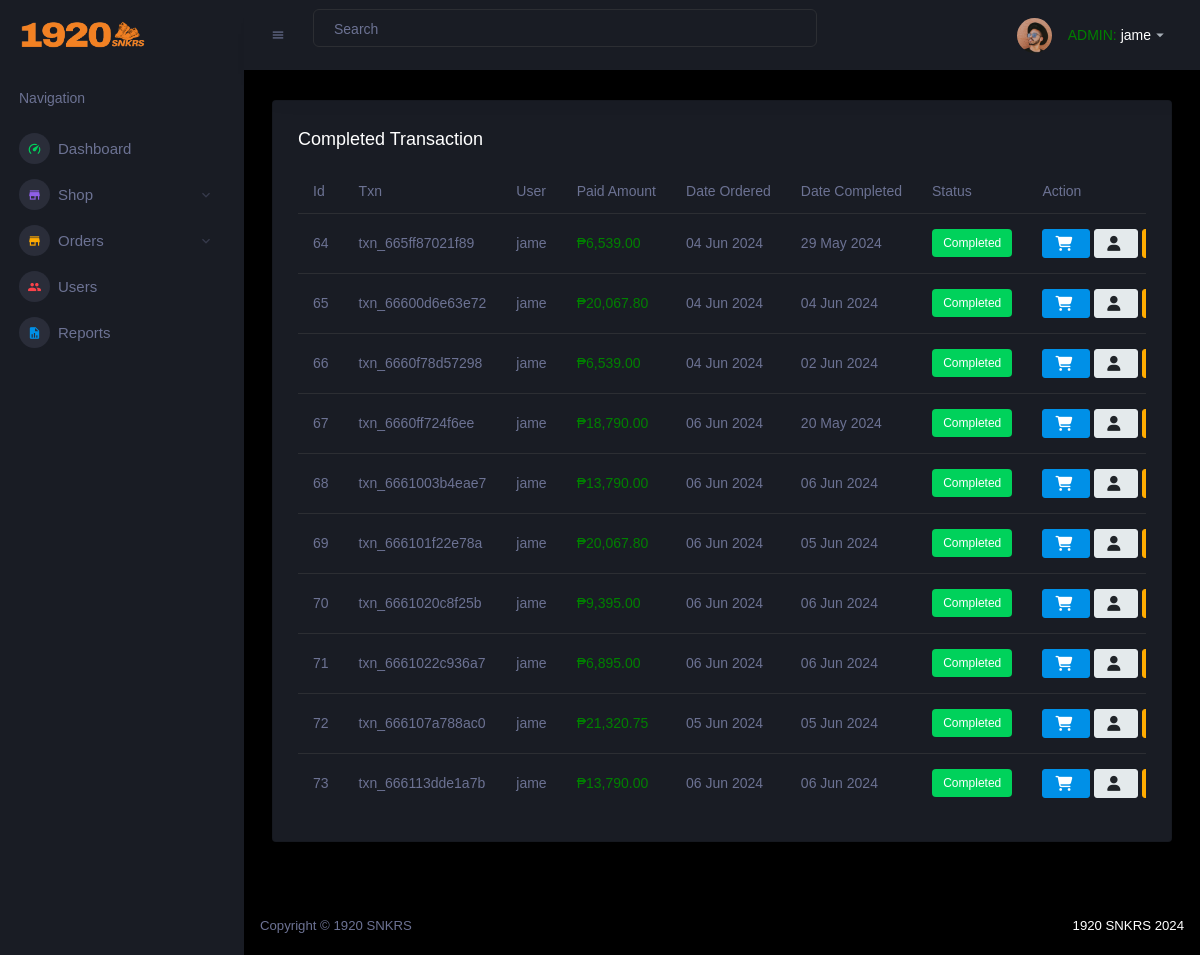
The app's page /admin/orders-completed.php (signed in), older data.
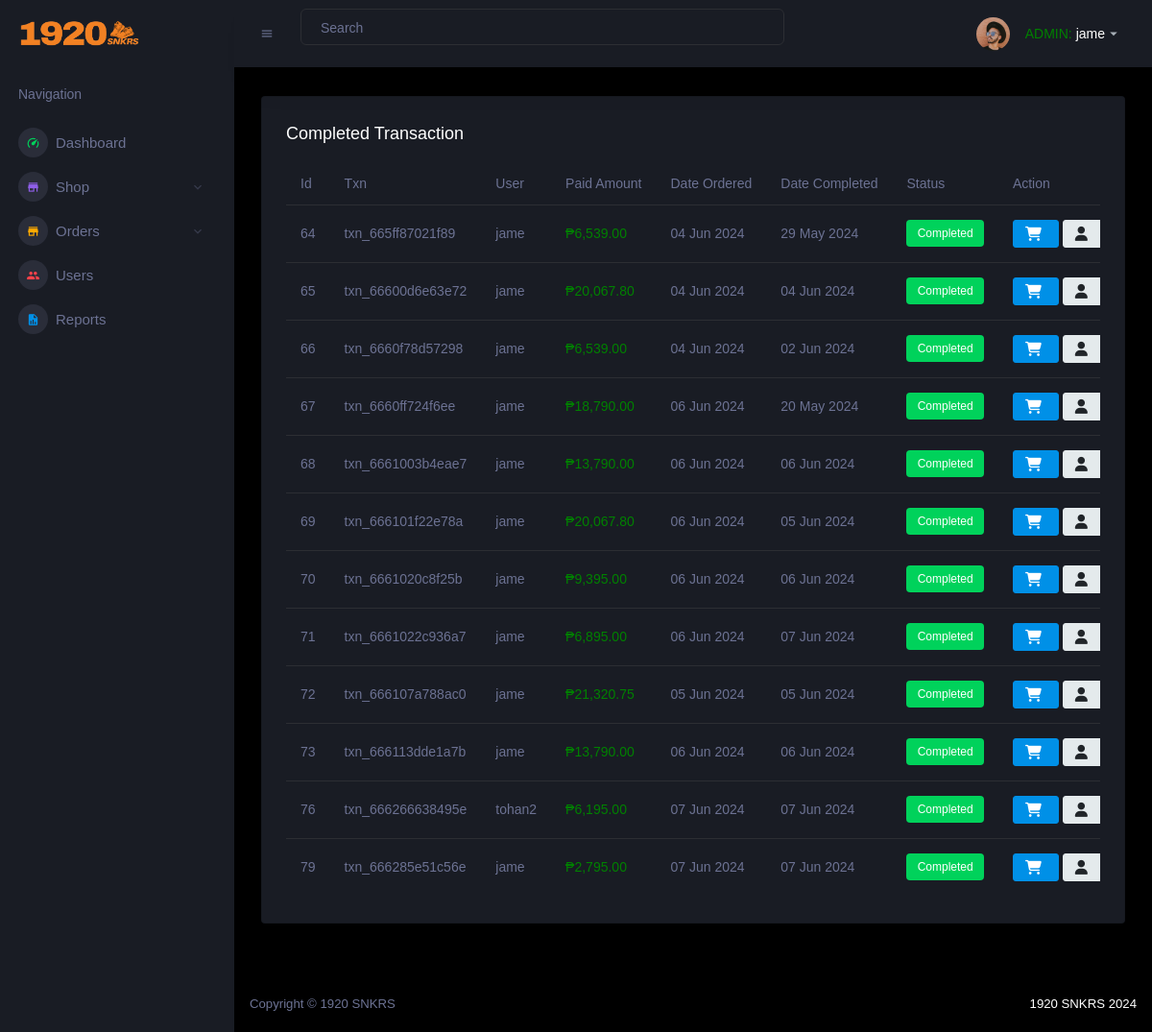
The same page, newer data.
### tables this page shows
CREATE TABLE `orders` (
  `order_id` int(11) NOT NULL,
  `transaction_number` varchar(255) DEFAULT NULL,
  `userid` int(11) DEFAULT NULL,
  `total_amount` decimal(10,2) DEFAULT NULL,
  `note` text DEFAULT NULL,
  `created_at` timestamp NOT NULL DEFAULT current_timestamp(),
  `order_status` varchar(20) DEFAULT 'Pending',
  `imgURL` varchar(255) DEFAULT NULL,
  `updated_at` timestamp NOT NULL DEFAULT current_timestamp() ON UPDATE current_timestamp()
);

CREATE TABLE `users` (
  `userid` int(11) NOT NULL,
  `username` varchar(50) NOT NULL,
  `email` varchar(100) NOT NULL,
  `password` varchar(100) NOT NULL,
  `datecreated` timestamp NOT NULL DEFAULT current_timestamp()
);

### admin/orders-completed.php (the view, shortened to what this page needs)
<html lang="en">
<?php
require_once("../database/connection.php");
?>
</head>
<body>
    <div class="container-scroller">
        <?php include("sidebar.php"); ?>
        <div class="container-fluid page-body-wrapper">
            <?php include("navbar.php") ?>
            <div class="main-panel">
                <div class="content-wrapper">
                    <div class="row">
                        <div class="col-lg-12 grid-margin stretch-card">
                            <div class="card">
                                <div class="card-body">
                                    <h4 class="card-title">Completed Transaction</h4>
                                    <div class="table-responsive">
                                        <table id="productTable" class="table">
                                            <thead>
                                                <tr>
                                                    <th>Id</th>
                                                    <th>Txn</th>
                                                    <th>User</th>
                                                    <th>Paid Amount</th>
                                                    <th>Date Ordered</th>
                                                    <th>Date Completed</th>
                                                    <th>Status</th>
                                                    <th>Action</th>
                                                </tr>
                                            </thead>
                                            <tbody>
                                                <?php
                                                $query = "SELECT * FROM orders WHERE order_status = 'Completed'";
                                                $result = mysqli_query($link, $query);
                                                while ($row = mysqli_fetch_assoc($result)) {
                                                    $userid = $row['userid'];
                                                    $usernameQuery = "SELECT username FROM users WHERE userid = ?";
                                                    $stmtUsername = $link->prepare($usernameQuery);
                                                    $stmtUsername->bind_param("i", $userid);
                                                    $stmtUsername->execute();
                                                    $resultUsername = $stmtUsername->get_result();
                                                    $username = $resultUsername->fetch_assoc()['username'];
                                                    $status = $row['order_status'];
                                                    $order_id = $row['order_id'];
                                                    $createdAt = date('d M Y', strtotime($row['created_at']));
                                                    $updatedAt = date('d M Y', strtotime($row['updated_at']));
                                                    if ($status === 'Completed') {
                                                        $status = '<label class="badge badge-success">Completed</label>';
                                                    }
                                                    echo "<tr>
                                                        <td>{$row['order_id']}</td>
                                                        <td>{$row['transaction_number']}</td>
                                                        <td>{$username}</td>
                                                        <td style='color: green;'>₱" . number_format($row['total_amount'], 2, '.', ',') . "</td>
                                                        <td>{$createdAt}</td>
                                                        <td>{$updatedAt}</td>
                                                        <td>{$status}</td>
                                                        <td>
                                                            <button type='button' title='Item list' data-txn='{$row['transaction_number']}' class='view-order btn btn-primary btn-md'><i class='fas fa-shopping-cart'></i></button>
                                                            <button type='button' title='User info' data-userid='{$row['userid']}' class='view-user btn btn-secondary btn-md'><i class='fas fa-user'></i></button>
                                                            <button type='button' data-order_id='{$order_id}' class='note-user btn btn-warning btn-md'><i class='mdi mdi-note-text'></i></button>
                                                            <button type='button' title='Proof of Payment' data-order_id='{$row['order_id']}' class='proof-payment btn btn-info btn-md'><i class='fas fa-file-invoice-dollar'></i></button>
                                                        </td>
                                                    </tr>";
                                                }
                                                ?>
                                            </tbody>
                                        </table>
                                    </div>
                                </div>
                            </div>
                        </div>
                    </div>
                </div>
            </div>
        </div>
    </div>
</body>
</html>

### admin/sidebar.php (shortened to what this page needs)
<nav class="sidebar sidebar-offcanvas" id="sidebar">
  <div class="sidebar-brand-wrapper d-none d-lg-flex align-items-center justify-content-center fixed-top">
    <a class="sidebar-brand brand-logo" href="index"><img src="../assets/img/logo.png" alt="logo" /></a>
  </div>
  <ul class="nav">
    <li class="nav-item nav-category">
      <span class="nav-link">Navigation</span>
    </li>
    <li class="nav-item menu-items">
      <a class="nav-link" href="home">
        <span class="menu-icon">
          <i class="mdi mdi-speedometer"></i>
        </span>
        <span class="menu-title">Dashboard</span>
      </a>
    </li>
    <li class="nav-item menu-items">
      <a class="nav-link" data-toggle="collapse" href="#ui-shop" aria-expanded="false" aria-controls="ui-shop">
        <span class="menu-icon">
        <i class="mdi mdi-store"></i>
        </span>
        <span class="menu-title">Shop</span>
        <i class="menu-arrow"></i>
      </a>
    </li>
    <li class="nav-item menu-items">
      <a class="nav-link" data-toggle="collapse" href="#ui-orders" aria-expanded="false" aria-controls="ui-orders">
        <span class="menu-icon">
        <i class="mdi mdi-store"></i>
        </span>
        <span class="menu-title">Orders</span>
        <i class="menu-arrow"></i>
      </a>
    </li>
    <li class="nav-item menu-items">
      <a class="nav-link" href="users.php">
        <span class="menu-icon">
          <i class="mdi mdi-account-multiple"></i>
        </span>
        <span class="menu-title">Users</span>
      </a>
    </li>
    <li class="nav-item menu-items">
      <a class="nav-link" href="reports">
        <span class="menu-icon">
          <i class="mdi mdi-file-chart"></i>
        </span>
        <span class="menu-title">Reports</span>
      </a>
    </li>
  </ul>
</nav>

### admin/navbar.php (shortened to what this page needs)
<?php
$getUser = "SELECT username FROM admin WHERE admin_id = ?";
$stmt = mysqli_prepare($link, $getUser);
mysqli_stmt_bind_param($stmt, "s", $verifiedUID);
mysqli_stmt_execute($stmt);
mysqli_stmt_bind_result($stmt, $username);
?>
<nav class="navbar p-0 fixed-top d-flex flex-row">
  <div class="navbar-menu-wrapper flex-grow d-flex align-items-stretch">
    <button class="navbar-toggler navbar-toggler align-self-center" type="button" data-toggle="minimize">
      <span class="mdi mdi-menu"></span>
    </button>
    <ul class="navbar-nav w-100">
      <li class="nav-item w-100">
        <form class="nav-link mt-2 mt-md-0 d-none d-lg-flex search">
          <input type="text" class="form-control" placeholder="Search">
        </form>
      </li>
    </ul>
    <ul class="navbar-nav navbar-nav-right">
      <li class="nav-item dropdown">
        <a class="nav-link" id="profileDropdown" href="#" data-toggle="dropdown">
          <div class="navbar-profile">
            <img class="img-xs rounded-circle" src="assets/images/faces/face15.jpg" alt="">
            <p class="mb-0 d-none d-sm-block navbar-profile-name"><span style="color: green;">ADMIN: </span> <?php echo $username ?></p>
            <i class="mdi mdi-menu-down d-none d-sm-block"></i>
          </div>
        </a>
      </li>
    </ul>
  </div>
</nav>

Row changes from the older to the newer data that the page shows:
changed orders "txn_6661022c936a7": updated_at "06 Jun 2024" → "07 Jun 2024"
added orders: order_id "76", transaction_number "txn_666266638495e", userid.username "tohan2", total_amount "6,195.00", created_at "07 Jun 2024", updated_at "07 Jun 2024", order_status "Completed"
added orders: order_id "79", transaction_number "txn_666285e51c56e", userid.username "jame", total_amount "2,795.00", created_at "07 Jun 2024", updated_at "07 Jun 2024", order_status "Completed"
